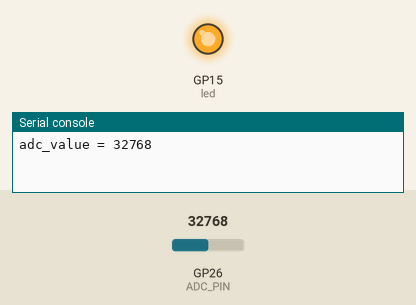
Bench run of a program on a simulated Raspberry Pi Pico running MicroPython. Parts: output pins drawn as LEDs (lit = HIGH), the last lines printed to the serial console. The test bench sets the inputs (shaded band); at power-on: GP26 (ADC_PIN) = 32768 (analog values on the 0–65535 scale).

Above: at 1.2 s.
1.3 s: GP26 (ADC_PIN) set to 49344
7.3 s: GP26 (ADC_PIN) set to 51056
At 11.2 s:
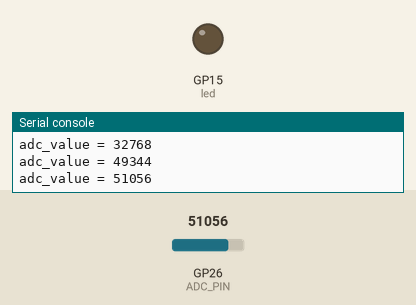
13.3 s: GP26 (ADC_PIN) set to 49345
At 16.2 s:
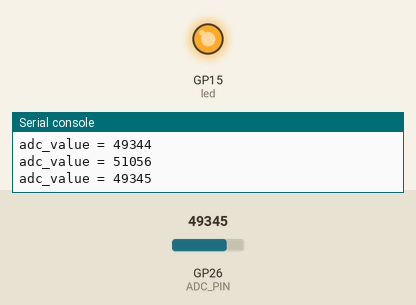
19.3 s: GP26 (ADC_PIN) set to 50655
At 21.2 s:
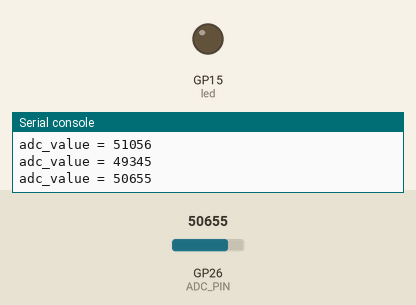
Timing chart, 0 to 22.7 s (numbered marks = the images above; inputs shaded):
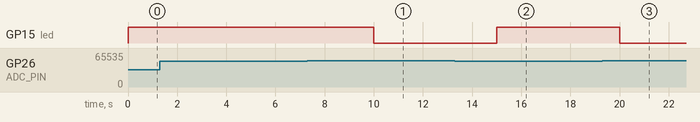

Measured:
- the behaviour switches between 49984 and 50000 on GP26 (ADC_PIN) (found by bisection; images 0 and 1)
- after the input at 7.3 s, GP15 (led): HIGH → LOW after 2.7 s
- after the input at 13.3 s, GP15 (led): LOW → HIGH after 1.7 s
- after the input at 19.3 s, GP15 (led): HIGH → LOW after 0.70 s

The program:

main.py
```python
# Sensors - AutoLightSwitch
# Switch on an LED depending on the amount of light in the room

from machine import ADC, Pin
from utime import sleep_ms

LED_PIN = 15
ADC_PIN = 26

LOW_LIGHT_THRESHOLD = 50000 # onderdag, zonlicht

led = Pin(LED_PIN, Pin.OUT)
adc = ADC(Pin(ADC_PIN))

while True:
    value = adc.read_u16()
    # Debug
    print(f"adc_value = {value}")
    if value < LOW_LIGHT_THRESHOLD:
        led.value(1)
    else:
        led.value(0)
    sleep_ms(5000)
```
